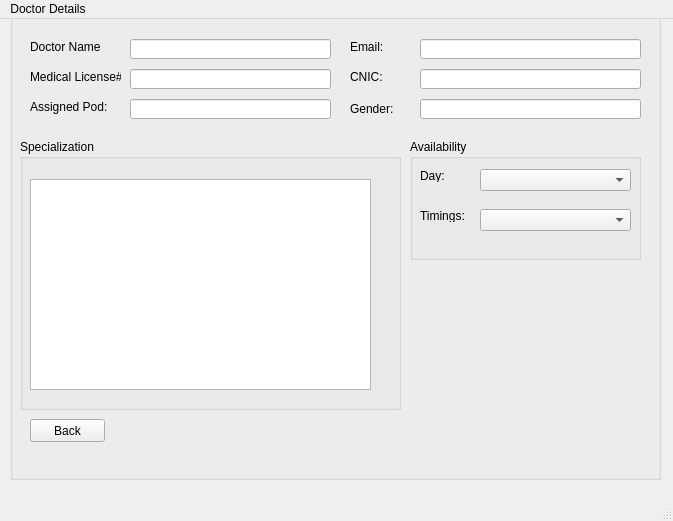
<?xml version="1.0" encoding="UTF-8"?>
<ui version="4.0">
 <class>MainWindow</class>
 <widget class="QMainWindow" name="MainWindow">
  <property name="geometry">
   <rect>
    <x>0</x>
    <y>0</y>
    <width>673</width>
    <height>521</height>
   </rect>
  </property>
  <property name="windowTitle">
   <string>MainWindow</string>
  </property>
  <widget class="QWidget" name="centralwidget">
   <widget class="QGroupBox" name="groupBox">
    <property name="enabled">
     <bool>true</bool>
    </property>
    <property name="geometry">
     <rect>
      <x>10</x>
      <y>-20</y>
      <width>651</width>
      <height>481</height>
     </rect>
    </property>
    <property name="title">
     <string>Doctor Details </string>
    </property>
    <widget class="QLabel" name="label">
     <property name="geometry">
      <rect>
       <x>20</x>
       <y>40</y>
       <width>71</width>
       <height>16</height>
      </rect>
     </property>
     <property name="text">
      <string>Doctor Name:</string>
     </property>
    </widget>
    <widget class="QLabel" name="label_3">
     <property name="geometry">
      <rect>
       <x>20</x>
       <y>70</y>
       <width>91</width>
       <height>16</height>
      </rect>
     </property>
     <property name="text">
      <string>Medical License#:</string>
     </property>
    </widget>
    <widget class="QLineEdit" name="lineEdit">
     <property name="geometry">
      <rect>
       <x>120</x>
       <y>40</y>
       <width>201</width>
       <height>20</height>
      </rect>
     </property>
     <property name="text">
      <string/>
     </property>
     <property name="readOnly">
      <bool>true</bool>
     </property>
    </widget>
    <widget class="QLabel" name="label_4">
     <property name="geometry">
      <rect>
       <x>340</x>
       <y>40</y>
       <width>61</width>
       <height>16</height>
      </rect>
     </property>
     <property name="text">
      <string>Email:</string>
     </property>
    </widget>
    <widget class="QLabel" name="label_6">
     <property name="geometry">
      <rect>
       <x>340</x>
       <y>70</y>
       <width>47</width>
       <height>16</height>
      </rect>
     </property>
     <property name="text">
      <string>CNIC:</string>
     </property>
    </widget>
    <widget class="QLineEdit" name="lineEdit_3">
     <property name="geometry">
      <rect>
       <x>120</x>
       <y>70</y>
       <width>201</width>
       <height>20</height>
      </rect>
     </property>
     <property name="readOnly">
      <bool>true</bool>
     </property>
    </widget>
    <widget class="QLineEdit" name="lineEdit_4">
     <property name="geometry">
      <rect>
       <x>410</x>
       <y>70</y>
       <width>221</width>
       <height>20</height>
      </rect>
     </property>
     <property name="readOnly">
      <bool>true</bool>
     </property>
    </widget>
    <widget class="QLineEdit" name="lineEdit_8">
     <property name="geometry">
      <rect>
       <x>410</x>
       <y>40</y>
       <width>221</width>
       <height>20</height>
      </rect>
     </property>
     <property name="readOnly">
      <bool>true</bool>
     </property>
    </widget>
    <widget class="QGroupBox" name="groupBox_2">
     <property name="geometry">
      <rect>
       <x>10</x>
       <y>140</y>
       <width>381</width>
       <height>271</height>
      </rect>
     </property>
     <property name="title">
      <string>Specialization</string>
     </property>
     <widget class="QListWidget" name="listWidget">
      <property name="geometry">
       <rect>
        <x>10</x>
        <y>40</y>
        <width>341</width>
        <height>211</height>
       </rect>
      </property>
     </widget>
    </widget>
    <widget class="QGroupBox" name="groupBox_3">
     <property name="geometry">
      <rect>
       <x>400</x>
       <y>140</y>
       <width>231</width>
       <height>121</height>
      </rect>
     </property>
     <property name="title">
      <string>Availability</string>
     </property>
     <widget class="QComboBox" name="comboBox">
      <property name="geometry">
       <rect>
        <x>70</x>
        <y>30</y>
        <width>151</width>
        <height>22</height>
       </rect>
      </property>
     </widget>
     <widget class="QLabel" name="label_11">
      <property name="geometry">
       <rect>
        <x>10</x>
        <y>30</y>
        <width>47</width>
        <height>13</height>
       </rect>
      </property>
      <property name="text">
       <string>Day:</string>
      </property>
     </widget>
     <widget class="QLabel" name="label_12">
      <property name="geometry">
       <rect>
        <x>10</x>
        <y>70</y>
        <width>47</width>
        <height>13</height>
       </rect>
      </property>
      <property name="text">
       <string>Timings:</string>
      </property>
     </widget>
     <widget class="QComboBox" name="comboBox_3">
      <property name="geometry">
       <rect>
        <x>70</x>
        <y>70</y>
        <width>151</width>
        <height>22</height>
       </rect>
      </property>
     </widget>
    </widget>
    <widget class="QLabel" name="label_8">
     <property name="geometry">
      <rect>
       <x>20</x>
       <y>100</y>
       <width>81</width>
       <height>16</height>
      </rect>
     </property>
     <property name="text">
      <string>Assigned Pod:</string>
     </property>
    </widget>
    <widget class="QLineEdit" name="lineEdit_9">
     <property name="geometry">
      <rect>
       <x>120</x>
       <y>100</y>
       <width>201</width>
       <height>20</height>
      </rect>
     </property>
     <property name="readOnly">
      <bool>true</bool>
     </property>
    </widget>
    <widget class="QLabel" name="label_9">
     <property name="geometry">
      <rect>
       <x>340</x>
       <y>100</y>
       <width>47</width>
       <height>20</height>
      </rect>
     </property>
     <property name="text">
      <string>Gender:</string>
     </property>
    </widget>
    <widget class="QPushButton" name="back_to_doclist">
     <property name="geometry">
      <rect>
       <x>20</x>
       <y>420</y>
       <width>75</width>
       <height>23</height>
      </rect>
     </property>
     <property name="text">
      <string>Back</string>
     </property>
    </widget>
    <widget class="QLineEdit" name="lineEdit_2">
     <property name="enabled">
      <bool>true</bool>
     </property>
     <property name="geometry">
      <rect>
       <x>410</x>
       <y>100</y>
       <width>221</width>
       <height>20</height>
      </rect>
     </property>
     <property name="readOnly">
      <bool>true</bool>
     </property>
    </widget>
   </widget>
   <widget class="QPushButton" name="pushButton">
    <property name="geometry">
     <rect>
      <x>40</x>
      <y>520</y>
      <width>75</width>
      <height>23</height>
     </rect>
    </property>
    <property name="text">
     <string>Back</string>
    </property>
   </widget>
  </widget>
  <widget class="QMenuBar" name="menubar">
   <property name="geometry">
    <rect>
     <x>0</x>
     <y>0</y>
     <width>673</width>
     <height>22</height>
    </rect>
   </property>
   <widget class="QMenu" name="menuDoctor_Details">
    <property name="title">
     <string>Doctor Details</string>
    </property>
   </widget>
   <addaction name="menuDoctor_Details"/>
  </widget>
  <widget class="QStatusBar" name="statusbar"/>
 </widget>
 <resources/>
 <connections/>
</ui>
